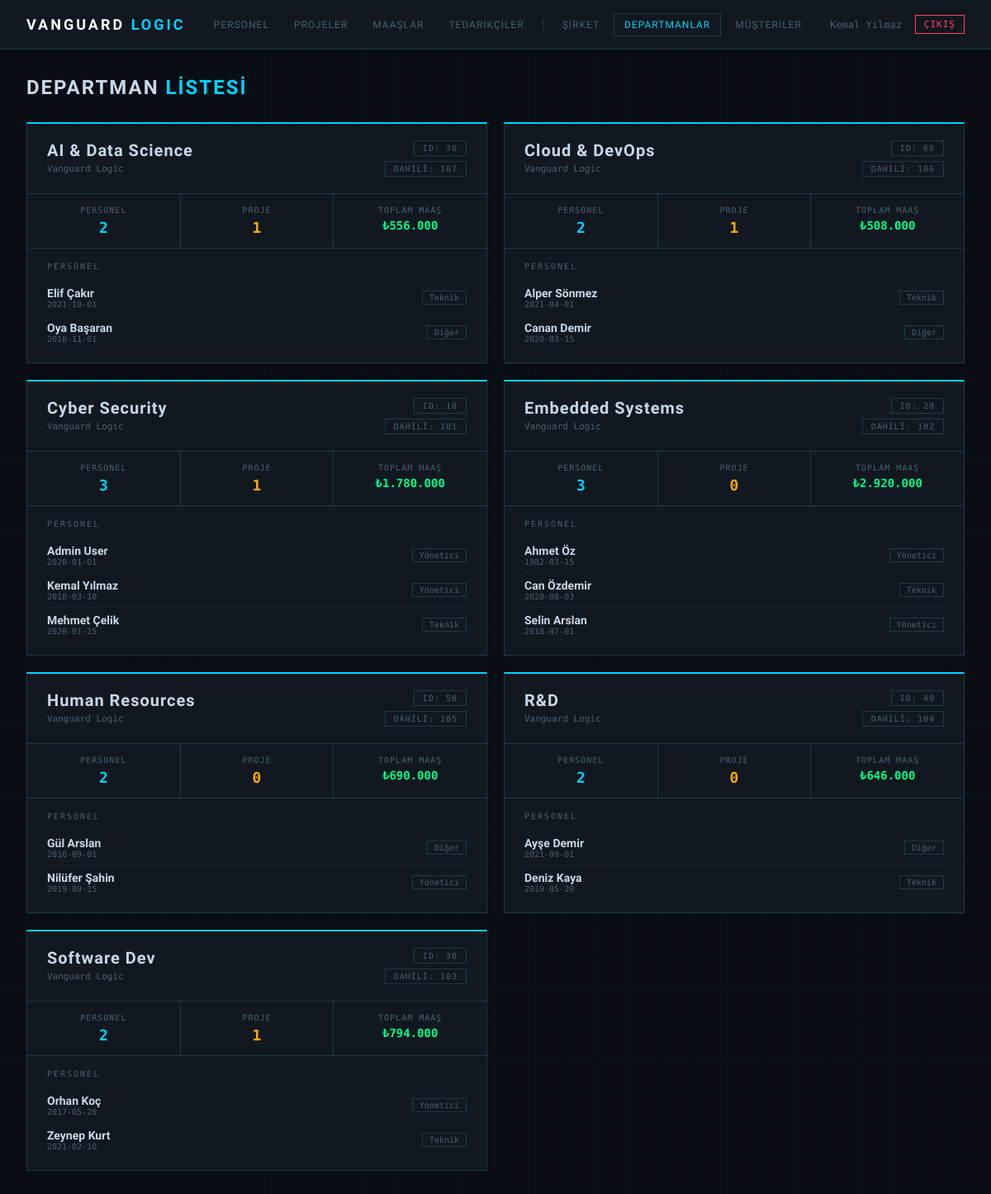
Page /departments.php (signed in) on the committed database.
### tables this page shows
CREATE TABLE departments_ (
    id          INT PRIMARY KEY,
    name        VARCHAR(50) NOT NULL,
    phn_ext     CHAR(3),
    cmpny_id    INT NOT NULL,
    CONSTRAINT fk_dept_comp_ FOREIGN KEY (cmpny_id) REFERENCES company_(id)
);

CREATE TABLE company_ (
    id          INT PRIMARY KEY,
    name        VARCHAR(50) NOT NULL,
    phn_nmbr    CHAR(11) NOT NULL,
    fax_nmbr    CHAR(10) NOT NULL UNIQUE
);

CREATE TABLE personnel_ (
    id          INT PRIMARY KEY,
    f_name      VARCHAR(50) NOT NULL,
    l_name      VARCHAR(50) NOT NULL,
    hire_date   DATE NOT NULL DEFAULT (CURRENT_DATE),
    email       VARCHAR(100) NOT NULL UNIQUE,
    password    VARCHAR(255) NOT NULL,
    mnthly_hrs  SMALLINT NOT NULL DEFAULT 0,
    dept_id     INT NOT NULL,
    mgr_id      INT,
    mngr_id     INT,
    staff_id    INT,
    other_id    INT,
    CONSTRAINT fk_per_dept_  FOREIGN KEY (dept_id)    REFERENCES departments_(id),
    CONSTRAINT fk_per_self_  FOREIGN KEY (mgr_id)     REFERENCES personnel_(id),
    CONSTRAINT fk_per_mng_   FOREIGN KEY (mngr_id)    REFERENCES manager_(id),
    CONSTRAINT fk_per_tch_   FOREIGN KEY (staff_id)   REFERENCES technical_staff_(id),
    CONSTRAINT fk_per_oth_   FOREIGN KEY (other_id)   REFERENCES other_(id)
);

### departments.php (the view, shortened to what this page needs)
<?php
require_once 'includes/db.php';
$departments = $conn->query("
    SELECT d.id, d.name, d.phn_ext,
           c.name AS company_name,
           COUNT(DISTINCT p.id) AS personel_count,
           COUNT(DISTINCT pr.id) AS proje_count,
           COALESCE(SUM(s.amount), 0) AS toplam_maas,
           GROUP_CONCAT(DISTINCT
             CASE
               WHEN p2.mngr_id IS NOT NULL THEN m.mngmnt_lvl
             END
             ORDER BY m.mngmnt_lvl SEPARATOR ', '
           ) AS yoneticiler
    FROM departments_ d
    JOIN company_ c ON d.cmpny_id = c.id
    LEFT JOIN personnel_ p  ON p.dept_id  = d.id
    LEFT JOIN salary_    s  ON s.psnl_id  = p.id
    LEFT JOIN project_   pr ON pr.dept_id = d.id
    LEFT JOIN personnel_ p2 ON p2.dept_id = d.id AND p2.mngr_id IS NOT NULL
    LEFT JOIN manager_   m  ON p2.mngr_id = m.id
    GROUP BY d.id, d.name, d.phn_ext, c.name
    ORDER BY d.name
")->fetch_all(MYSQLI_ASSOC);
$personnelByDept = [];
$rows = $conn->query("
    SELECT p.id, p.f_name, p.l_name, p.hire_date,
           p.dept_id,
           CASE
             WHEN p.mngr_id  IS NOT NULL THEN CONCAT('Yönetici — ', m.mngmnt_lvl)
             WHEN p.staff_id IS NOT NULL THEN CONCAT('Teknik — ', ts.tech_skill)
             WHEN p.other_id IS NOT NULL THEN CONCAT('Diğer — ', o.note)
             ELSE 'Belirsiz'
           END AS staff_type
    FROM personnel_ p
    LEFT JOIN manager_         m  ON p.mngr_id  = m.id
    LEFT JOIN technical_staff_ ts ON p.staff_id = ts.id
    LEFT JOIN other_           o  ON p.other_id = o.id
    ORDER BY p.f_name
")->fetch_all(MYSQLI_ASSOC);
foreach ($rows as $r) { $personnelByDept[$r['dept_id']][] = $r; }
?>
<!DOCTYPE html>
<html lang="tr">
<head>
</head>
<body>
<nav>
  <div class="nav-brand">VANGUARD <span>LOGIC</span></div>
  <div class="nav-links">
    <a href="index.php">Personel</a>
    <a href="projects.php">Projeler</a>
    <a href="salary.php">Maaşlar</a>
    <a href="suppliers.php">Tedarikçiler</a>
    <span class="nav-sep">|</span>
    <a href="company.php">Şirket</a>
    <a href="departments.php" class="active">Departmanlar</a>
    <a href="customers.php">Müşteriler</a>
  </div>
  <div class="nav-user">
    <span><?= htmlspecialchars($_SESSION['user_name']) ?></span>
    <a href="logout.php">ÇIKIŞ</a>
  </div>
</nav>
<main>
  <h2>Departman <span>Listesi</span></h2>
  <div class="dept-cards">
    <?php foreach ($departments as $d):
      $personnel = $personnelByDept[$d['id']] ?? [];
    ?>
    <div class="dept-card">
      <div class="dept-header">
        <div>
          <div class="dept-title"><?= htmlspecialchars($d['name']) ?></div>
          <div class="dept-subtitle"><?= htmlspecialchars($d['company_name']) ?></div>
        </div>
        <div class="dept-badges">
          <div class="dept-badge">ID: <?= $d['id'] ?></div>
          <?php if ($d['phn_ext']): ?>
            <div class="dept-badge">DAHİLİ: <?= htmlspecialchars($d['phn_ext']) ?></div>
          <?php endif; ?>
        </div>
      </div>
      <div class="dept-stats">
        <div class="dept-stat">
          <div class="ds-label">Personel</div>
          <div class="ds-val" style="color:var(--accent)"><?= $d['personel_count'] ?></div>
        </div>
        <div class="dept-stat">
          <div class="ds-label">Proje</div>
          <div class="ds-val" style="color:var(--warn)"><?= $d['proje_count'] ?></div>
        </div>
        <div class="dept-stat">
          <div class="ds-label">Toplam Maaş</div>
          <div class="ds-val" style="color:var(--success);font-size:14px">₺<?= number_format($d['toplam_maas'], 0, ',', '.') ?></div>
        </div>
      </div>
      <div class="dept-personnel">
        <div class="dp-title">Personel</div>
        <?php if (empty($personnel)): ?>
          <div class="dp-empty">Bu departmanda personel yok.</div>
        <?php else: ?>
          <?php foreach ($personnel as $pers): ?>
          <div class="dp-person">
            <div>
              <div class="dp-name"><?= htmlspecialchars($pers['f_name'] . ' ' . $pers['l_name']) ?></div>
              <div class="dp-date"><?= $pers['hire_date'] ?></div>
            </div>
            <span class="dp-type"><?= htmlspecialchars(explode(' — ', $pers['staff_type'])[0]) ?></span>
          </div>
          <?php endforeach; ?>
        <?php endif; ?>
      </div>
    </div>
    <?php endforeach; ?>
  </div>
</main>
</body>
</html>

### departments.php (style rules this page uses)
:root { --bg:#0a0e14;--panel:#111820;--border:#1e3a4a;--accent:#00d4ff;--text:#c8d8e8;--muted:#4a6070;--success:#00ff88;--warn:#ffaa00;--error:#ff4060;--purple:#a855f7; }
* { box-sizing:border-box;margin:0;padding:0; }
body { background:var(--bg);font-family:'Rajdhani',sans-serif;color:var(--text);min-height:100vh; }
body::before { content:'';position:fixed;inset:0;background-image:linear-gradient(rgba(0,212,255,0.02) 1px,transparent 1px),linear-gradient(90deg,rgba(0,212,255,0.02) 1px,transparent 1px);background-size:40px 40px;pointer-events:none; }
nav { background:var(--panel);border-bottom:1px solid var(--border);padding:0 32px;display:flex;align-items:center;justify-content:space-between;height:60px;position:sticky;top:0;z-index:100; }
.nav-brand { font-size:18px;font-weight:700;letter-spacing:3px;color:#fff; }
.nav-brand span { color:var(--accent); }
.nav-links { display:flex;gap:4px;flex-wrap:wrap; }
.nav-links a { color:var(--muted);text-decoration:none;font-size:12px;letter-spacing:1px;padding:6px 12px;border:1px solid transparent;transition:all .2s;text-transform:uppercase; }
.nav-links a:hover,.nav-links a.active { color:var(--accent);border-color:var(--border); }
.nav-sep { color:var(--border);align-self:center;font-size:16px;padding:0 4px; }
.nav-user { display:flex;align-items:center;gap:16px;font-family:'Share Tech Mono',monospace;font-size:12px;color:var(--muted); }
.nav-user a { color:var(--error);text-decoration:none;font-size:11px;letter-spacing:1px;border:1px solid var(--error);padding:4px 10px;transition:all .2s; }
main { padding:32px;position:relative;z-index:1; }
h2 { font-size:24px;font-weight:700;letter-spacing:2px;text-transform:uppercase;margin-bottom:28px; }
h2 span { color:var(--accent); }
.dept-cards { display:grid;grid-template-columns:repeat(auto-fill,minmax(440px,1fr));gap:20px; }
.dept-card { background:var(--panel);border:1px solid var(--border);border-top:2px solid var(--accent);overflow:hidden; }
.dept-header { padding:20px 24px;border-bottom:1px solid var(--border);display:flex;justify-content:space-between;align-items:flex-start;gap:12px; }
.dept-title { font-size:20px;font-weight:700;letter-spacing:1px; }
.dept-subtitle { font-family:'Share Tech Mono',monospace;font-size:11px;color:var(--muted);margin-top:4px; }
.dept-badges { display:flex;flex-direction:column;align-items:flex-end;gap:6px; }
.dept-badge { font-family:'Share Tech Mono',monospace;font-size:10px;letter-spacing:1px;border:1px solid var(--border);color:var(--muted);padding:3px 10px; }
.dept-stats { display:flex;gap:0;border-bottom:1px solid var(--border); }
.dept-stat { flex:1;padding:14px 18px;border-right:1px solid var(--border);text-align:center; }
.dept-stat:last-child { border-right:none; }
.ds-label { font-size:10px;letter-spacing:1px;text-transform:uppercase;color:var(--muted);font-family:'Share Tech Mono',monospace;margin-bottom:5px; }
.ds-val { font-size:18px;font-weight:700;font-family:'Share Tech Mono',monospace; }
.dept-personnel { padding:16px 24px; }
.dp-title { font-size:10px;letter-spacing:2px;text-transform:uppercase;color:var(--muted);margin-bottom:12px;font-family:'Share Tech Mono',monospace; }
.dp-person { display:flex;justify-content:space-between;align-items:center;padding:7px 0;border-bottom:1px solid rgba(30,58,74,0.4); }
.dp-person:last-child { border-bottom:none; }
.dp-name { font-size:14px;font-weight:600; }
.dp-type { font-family:'Share Tech Mono',monospace;font-size:10px;color:var(--muted);padding:2px 8px;border:1px solid var(--border); }
.dp-date { font-family:'Share Tech Mono',monospace;font-size:10px;color:var(--muted); }

### rows in the picture
departments_: name "AI & Data Science", cmpny.name "Vanguard Logic", id "70", phn_ext "107", personel_count "2", proje_count "1", toplam_maas "556.000"
personnel_: f_name+l_name "Elif Çakır", hire_date "2021-10-01", staff_type "Teknik"
personnel_: f_name+l_name "Oya Başaran", hire_date "2018-11-01", staff_type "Diğer"
departments_: name "Cloud & DevOps", cmpny.name "Vanguard Logic", id "60", phn_ext "106", personel_count "2", proje_count "1", toplam_maas "508.000"
personnel_: f_name+l_name "Alper Sönmez", hire_date "2021-04-01", staff_type "Teknik"
personnel_: f_name+l_name "Canan Demir", hire_date "2020-03-15", staff_type "Diğer"
departments_: name "Cyber Security", cmpny.name "Vanguard Logic", id "10", phn_ext "101", personel_count "3", proje_count "1", toplam_maas "1.780.000"
personnel_: f_name+l_name "Admin User", hire_date "2020-01-01", staff_type "Yönetici"
personnel_: f_name+l_name "Kemal Yılmaz", hire_date "2018-03-10", staff_type "Yönetici"
personnel_: f_name+l_name "Mehmet Çelik", hire_date "2020-01-15", staff_type "Teknik"
departments_: name "Embedded Systems", cmpny.name "Vanguard Logic", id "20", phn_ext "102", personel_count "3", proje_count "0", toplam_maas "2.920.000"
personnel_: f_name+l_name "Ahmet Öz", hire_date "1982-03-15", staff_type "Yönetici"
personnel_: f_name+l_name "Can Özdemir", hire_date "2020-08-03", staff_type "Teknik"
personnel_: f_name+l_name "Selin Arslan", hire_date "2018-07-01", staff_type "Yönetici"
departments_: name "Human Resources", cmpny.name "Vanguard Logic", id "50", phn_ext "105", personel_count "2", proje_count "0", toplam_maas "690.000"
personnel_: f_name+l_name "Gül Arslan", hire_date "2016-09-01", staff_type "Diğer"
personnel_: f_name+l_name "Nilüfer Şahin", hire_date "2019-09-15", staff_type "Yönetici"
departments_: name "R&D", cmpny.name "Vanguard Logic", id "40", phn_ext "104", personel_count "2", proje_count "0", toplam_maas "646.000"
personnel_: f_name+l_name "Ayşe Demir", hire_date "2021-09-01", staff_type "Diğer"
personnel_: f_name+l_name "Deniz Kaya", hire_date "2019-05-20", staff_type "Teknik"
departments_: name "Software Dev", cmpny.name "Vanguard Logic", id "30", phn_ext "103", personel_count "2", proje_count "1", toplam_maas "794.000"
personnel_: f_name+l_name "Orhan Koç", hire_date "2017-05-20", staff_type "Yönetici"
personnel_: f_name+l_name "Zeynep Kurt", hire_date "2021-02-10", staff_type "Teknik"

### other values in the picture
$_SESSION['user_name'] "Kemal Yılmaz"
